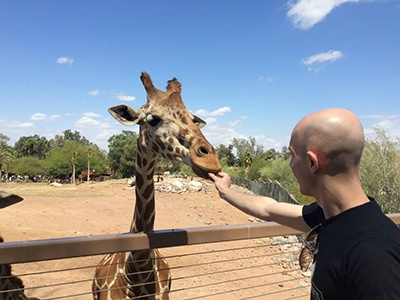
#> input picture lessons/newimage.jpg, 400 x 300 px
$ python histogram_with_mask.py --image newimage.jpg
#> lines starting #> are read from the running program, lines starting #| are printed output that depends on the picture; after the words box and inside, x2 and y2 are one past the last pixel; in counts of white or black regions, pixels touching at a corner belong together
from matplotlib import pyplot as plt
import numpy as np
import argparse
import cv2

ap = argparse.ArgumentParser()
ap.add_argument("-i", "--image", required=True, help="Path to the image")
args = vars(ap.parse_args())

def plot_histogram(image, title, mask=None):
    # grab the image channels, initialize the tuple of colors and
    # the figure
    chans = cv2.split(image)
    colors = ("b", "g", "r")
    plt.figure()
    plt.title(title)
    plt.xlabel("Bins")
    plt.ylabel("# of Pixels")

    # loop over the image channels
    for (chan, color) in zip(chans, colors):
        # create histogram for the current channel and plot it
        hist = cv2.calcHist([chan], [0], mask, [256], [0, 256])
        plt.plot(hist, color=color)
        plt.xlim([0, 256])

# load the image and plot a histogram for it
image = cv2.imread(args["image"])
#> image is the input picture: shape (300, 400, 3); mean B, G, R 150.4, 143.8, 139.7
cv2.imshow("Original", image)
plot_histogram(image, "Histogram for Original Image")
#> the loop in plot_histogram, `for (chan, color) in zip(chans, colors):` made 3 passes
#> color on passes 1 to 3: 'b', 'g', 'r'

# construct a mask for our image -- our mask will be BLACK for regions
# we want to IGNORE and WHITE for regions we want to EXAMINE
mask = np.zeros(image.shape[:2], dtype="uint8")
cv2.rectangle(mask, (60, 290), (210, 390), 255, -1)
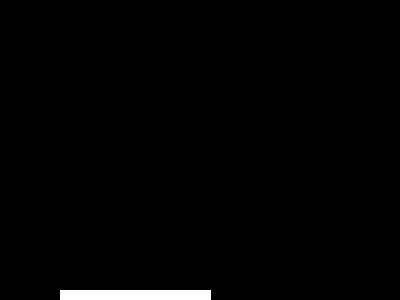
#> mask: shape (300, 400); 1.3% white; 1 white region, box (x1, y1, x2, y2) and area: (60, 290, 211, 300) 1510
cv2.imshow("Mask", mask)

# what does masking our image look like?
masked = cv2.bitwise_and(image, image, mask=mask)
cv2.imshow("Applying the Mask", masked)
cv2.waitKey(0)

# compute a histogram for our image, but we'll only include pixels in
# the masked region
plot_histogram(image, "Histogram for Masked Image", mask=mask)
#> the loop in plot_histogram (call 2), `for (chan, color) in zip(chans, colors):` made 3 passes

plt.show()
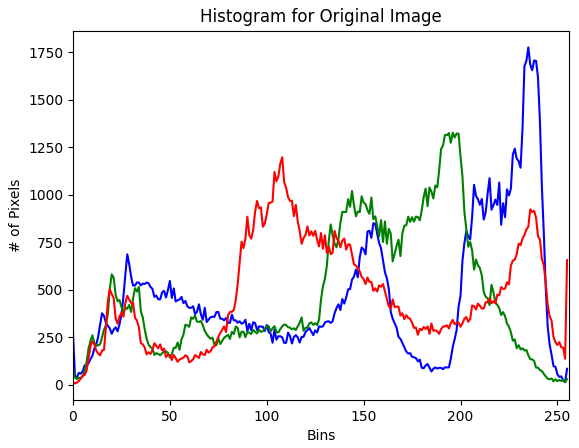
#> figure drawn by matplotlib, 1 panel; curve peaks at x = 235, y = 1775; curve peaks at x = 196, y = 1326; curve peaks at x = 108, y = 1197
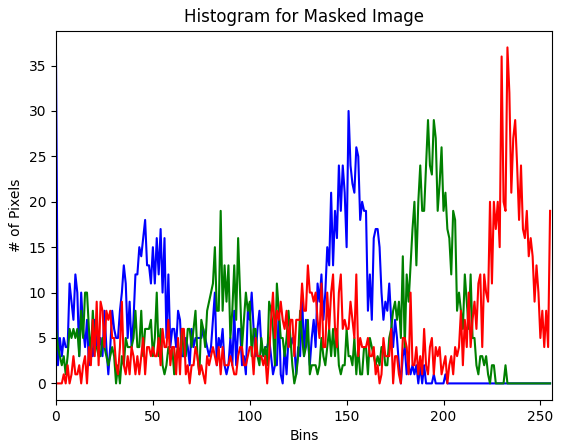
#> figure drawn by matplotlib, 1 panel; curve peaks at x = 0, y = 36; curve peaks at x = 192, y = 29; curve peaks at x = 233, y = 37
